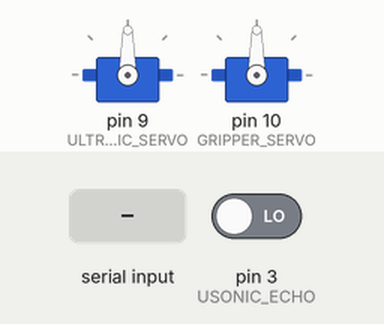
A sketch run on a simulated Arduino Uno, built with avr-gcc and run on an emulated ATmega328P. Parts: 2 × servo. Inputs (shaded band) come from the test bench; at power-on: pin 3 (USONIC_ECHO) LOW. What the sketch prints to the serial monitor is not drawn.

Above: at 1.7 s.
1.8 s: "scan\n" received over Serial
At 2.85 s:
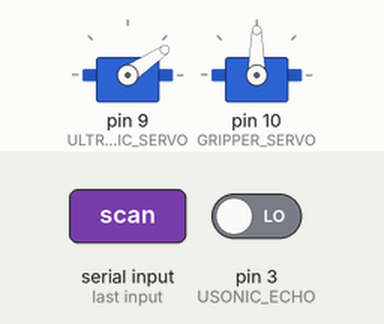
4.8 s: "5\n" received over Serial
6.3 s: "90\n" received over Serial
At 6.8 s:
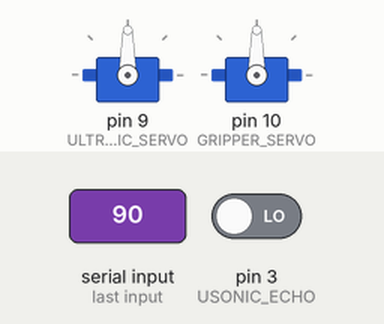
7.8 s: "0\n" received over Serial
At 9.1 s:
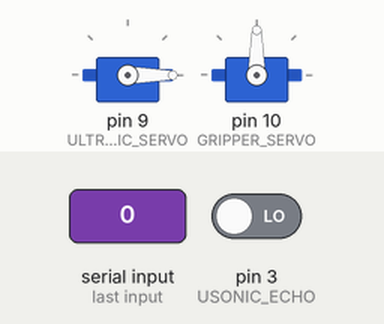
Timing chart, 0 to 10.3 s (numbered marks = the images above; inputs shaded):
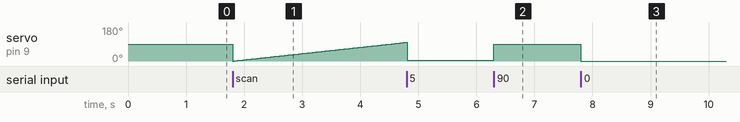

The sketch:

distance_scanner_uno.ino
```cpp
// *************************************************************************************
// *******                                                                       *******
// *******                       Distance Scanner (Uno)                          *******
// *******   Arduino Uno compatible port of the RP2040 distance_scanner sketch   *******
// *******   Programmer: T Puvogel (with the assistance from Claude)             *******
// *******   Original Date: Feb. 24, 2026    Uno port: Feb. 25, 2026            *******
// *******                                                                       *******
// *******   Key differences from RP2040 version:                                *******
// *******     - Servo.h replaces raw RP2040 hardware PWM (timer_cntl.ino)      *******
// *******     - Echo pin must be 2 or 3 (Uno interrupt-capable pins only)      *******
// *******     - INPUT_PULLDOWN not supported on Uno; use INPUT                 *******
// *******     - WiFiNINA and A4 workaround removed                             *******
// *******                                                                       *******
// *************************************************************************************
// *******         Release: 1.1 (Uno port)                                       *******
// *******         Date: 02-25-2026                                              *******
// *************************************************************************************

#include <Servo.h>
#include <stdlib.h>
#include <Arduino.h>

// ─── Hardware Pin Assignments ───────────────────────────────────────────────
// Servo.h on Uno disables PWM on pins 9 and 10 while servos are attached.
// That's fine here since we're not using motor PWM on those pins.
#define ULTRA_SONIC_SERVO  9    // Scanning servo (PWM pin)
#define GRIPPER_SERVO     10    // Gripper servo  (PWM pin)
#define USONIC_TRIGGER     4    // Ultrasonic trigger output (any digital pin)
#define USONIC_ECHO        3    // Ultrasonic echo input — MUST be pin 2 or 3 on Uno

// ─── Ultrasonic State Machine ────────────────────────────────────────────────
// Shared with ultra_sonic_support.ino
volatile uint32_t usonic_tmr_req_time_ms = 0;
volatile uint32_t usonic_echo_start_us   = 0;
volatile uint32_t usonic_echo_stop_us    = 0;
#define USONIC_STATE_IDLE      0
#define USONIC_STATE_TRIGGERED 1
#define USONIC_STATE_ECHO_HIGH 2
#define USONIC_STATE_ECHO_LOW  3
#define CM_PER_US 0.01715   // round-trip: usec → cm
int usonic_state = USONIC_STATE_IDLE;

// ─── Servo Objects ────────────────────────────────────────────────────────────
Servo scanServo;
Servo gripperServo;

// ─── Sweep Parameters ────────────────────────────────────────────────────────
// Adjust these to change sweep behavior.
// With defaults: sweeps 0°→180° in 1° steps, 30ms per step (~5.4 sec total).
#define CHANGE_ANGLE_DELAY_MS  30    // ms to wait after each angle step
#define SWEEP_RETURN_DELAY_MS 500    // ms to wait after returning to start
#define STARTING_ANGLE          0    // angle to begin sweep (0–180)
#define ANGLE_INCREMENT         1    // degrees per step
#define ANGLE_STEPS           180    // total steps (STARTING_ANGLE + ANGLE_STEPS * ANGLE_INCREMENT ≤ 180)

// ─── Scan Mode State ──────────────────────────────────────────────────────────
// Toggled via serial: type "scan" to sweep, type an angle to stop.
bool scanMode = false;
int currentSweepAngle = STARTING_ANGLE;


void setup() {
  Serial.begin(115200);
  while (!Serial && millis() < 3000);
  Serial.println("Ultrasonic Sensor and Servo Demo - Arduino Uno");
  Serial.println("------------------------------------------------");
  Serial.println("Commands: type an angle (0-180) to move, or \"scan\" to sweep.");

  scanServo.attach(ULTRA_SONIC_SERVO);
  gripperServo.attach(GRIPPER_SERVO);

  pinMode(USONIC_TRIGGER, OUTPUT);
  digitalWrite(USONIC_TRIGGER, LOW);
  pinMode(USONIC_ECHO, INPUT);   // INPUT_PULLDOWN not available on Uno
  attachInterrupt(digitalPinToInterrupt(USONIC_ECHO), usonic_echo_ISR, CHANGE);

  scanServo.write(90);    // center the scanning servo
  delay(500);
}

void loop() {
  checkSerial();   // process any incoming serial input (see serial_cntl.ino)

  if (scanMode) {
    setServoAngle(currentSweepAngle);
    delay(CHANGE_ANGLE_DELAY_MS);

    // Optional: trigger a reading at each step and print it
    // usonic_start_measurement();
    // delay(25);
    // float dist = usonic_reading();
    // Serial.print(currentSweepAngle); Serial.print("°: ");
    // Serial.print(dist, 1); Serial.println(" cm");

    currentSweepAngle += ANGLE_INCREMENT;
    if (currentSweepAngle > STARTING_ANGLE + ANGLE_STEPS) {
      currentSweepAngle = STARTING_ANGLE;
      delay(SWEEP_RETURN_DELAY_MS);
    }
  }
}
```

serial_cntl.ino
```cpp
/***************     SERIAL COMMAND INPUT — Arduino Uno    *****************/
// Commands:
//   "scan"   → start continuous sweep mode
//   0–180    → stop sweeping, move servo to that angle
//
// Example: type "0" → servo goes to 0°
//          type "90" → servo goes to 90° (center)
//          type "scan" → starts sweeping 0°→180° continuously

extern bool scanMode;
extern int currentSweepAngle;

String inputBuffer = "";

void processInput(String s) {
  s.trim();
  if (s.length() == 0) return;

  // "scan" command — enter scanning mode
  if (s.equalsIgnoreCase("scan")) {
    scanMode = true;
    currentSweepAngle = STARTING_ANGLE;
    Serial.println("Scan mode ON — type an angle to stop.");
    return;
  }

  // Validate: digits only
  bool valid = true;
  for (int i = 0; i < (int)s.length(); i++) {
    if (!isDigit(s[i])) { valid = false; break; }
  }

  if (!valid) {
    Serial.println("Invalid input: enter an angle (0-180) or \"scan\".");
    return;
  }

  int angle = s.toInt();
  if (angle < 0 || angle > 180) {
    Serial.print("Out of range: ");
    Serial.print(angle);
    Serial.println(". Valid range is 0 to 180 degrees.");
    return;
  }

  scanMode = false;
  setServoAngle(angle);
  Serial.print("Scan mode OFF — servo moved to: ");
  Serial.print(angle);
  Serial.println("°");
}

void checkSerial() {
  while (Serial.available()) {
    char c = Serial.read();
    if (c == '\n' || c == '\r') {
      if (inputBuffer.length() > 0) {
        processInput(inputBuffer);
        inputBuffer = "";
      }
    } else {
      inputBuffer += c;
    }
  }
}
/***************     END OF SERIAL COMMAND INPUT CODE    *****************/
```

servo_cntl.ino
```cpp
/***************     SERVO CONTROL — Arduino Uno    *****************/
// Replaces timer_cntl.ino from the RP2040 version.
// Uses the Servo.h library instead of raw RP2040 hardware PWM.

extern Servo scanServo;

void setServoAngle(int angle) {
  if (angle >= 0 && angle <= 180) {
    scanServo.write(angle);
  } else {
    Serial.print("setServoAngle: value out of range (");
    Serial.print(angle);
    Serial.println("). Must be 0–180.");
  }
}
/***************     END OF SERVO CONTROL CODE    *****************/
```

ultra_sonic_support.ino
```cpp
/***************     ULTRASONIC SUPPORT — Arduino Uno compatible    *****************/
// Interrupt-driven echo timing — same logic as RP2040 version.
// Requires echo pin to be 2 or 3 (the only external interrupt pins on Uno).

void usonic_echo_ISR() {
  if (digitalRead(USONIC_ECHO) == HIGH) {
    // Rising edge — start timing
    if (usonic_state == USONIC_STATE_TRIGGERED) {
      usonic_echo_start_us = micros();
      usonic_state = USONIC_STATE_ECHO_HIGH;
    }
  } else if (usonic_state == USONIC_STATE_ECHO_HIGH) {
    // Falling edge — stop timing
    usonic_echo_stop_us = micros();
    usonic_state = USONIC_STATE_ECHO_LOW;
  }
}

void usonic_start_measurement() {
  usonic_tmr_req_time_ms = millis();
  usonic_state = USONIC_STATE_TRIGGERED;
  digitalWrite(USONIC_TRIGGER, HIGH);
  delayMicroseconds(15);
  digitalWrite(USONIC_TRIGGER, LOW);
}

// Returns distance in cm, or 0 if reading is not yet ready
float usonic_reading() {
  if (usonic_state != USONIC_STATE_ECHO_LOW) {
    return 0;
  }
  usonic_state = USONIC_STATE_IDLE;
  if (usonic_echo_stop_us > usonic_echo_start_us) {
    return float(usonic_echo_stop_us - usonic_echo_start_us) * CM_PER_US;
  } else {
    // Handle 32-bit micros() rollover (~70 min wrap on Uno)
    return float((4294967296UL - usonic_echo_start_us) + usonic_echo_stop_us) * CM_PER_US;
  }
}
/***************     END OF ULTRASONIC SUPPORT CODE    *****************/
```

Measured:
- after the input at 6.3 s, servo on pin 9 (ULTRA_SONIC_SERVO): 5° → 90° at once
- after the input at 7.8 s, servo on pin 9 (ULTRA_SONIC_SERVO): 90° → 0° at once
